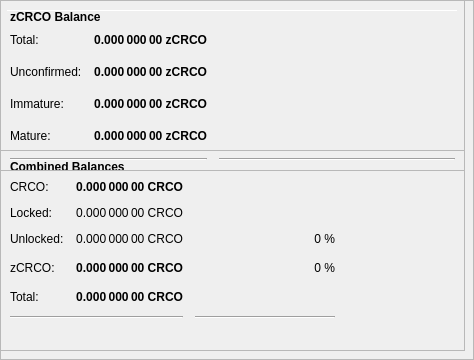
        <widget class="QFrame" name="frameObfuscation">
         <property name="minimumSize">
          <size>
           <width>0</width>
           <height>350</height>
          </size>
         </property>
         <property name="layoutDirection">
          <enum>Qt::LeftToRight</enum>
         </property>
         <property name="frameShape">
          <enum>QFrame::StyledPanel</enum>
         </property>
         <property name="frameShadow">
          <enum>QFrame::Raised</enum>
         </property>
         <widget class="QPushButton" name="runAutoDenom">
          <property name="geometry">
           <rect>
            <x>251</x>
            <y>17</y>
            <width>1</width>
            <height>1</height>
           </rect>
          </property>
          <property name="palette">
           <palette>
            <active>
             <colorrole role="WindowText">
              <brush brushstyle="SolidPattern">
               <color alpha="255">
                <red>0</red>
                <green>0</green>
                <blue>0</blue>
               </color>
              </brush>
             </colorrole>
             <colorrole role="Button">
              <brush brushstyle="SolidPattern">
               <color alpha="255">
                <red>239</red>
                <green>238</green>
                <blue>238</blue>
               </color>
              </brush>
             </colorrole>
             <colorrole role="Light">
              <brush brushstyle="SolidPattern">
               <color alpha="255">
                <red>255</red>
                <green>255</green>
                <blue>255</blue>
               </color>
              </brush>
             </colorrole>
             <colorrole role="Midlight">
              <brush brushstyle="SolidPattern">
               <color alpha="255">
                <red>247</red>
                <green>246</green>
                <blue>246</blue>
               </color>
              </brush>
             </colorrole>
             <colorrole role="Dark">
              <brush brushstyle="SolidPattern">
               <color alpha="255">
                <red>119</red>
                <green>119</green>
                <blue>119</blue>
               </color>
              </brush>
             </colorrole>
             <colorrole role="Mid">
              <brush brushstyle="SolidPattern">
               <color alpha="255">
                <red>159</red>
                <green>159</green>
                <blue>159</blue>
               </color>
              </brush>
             </colorrole>
             <colorrole role="Text">
              <brush brushstyle="SolidPattern">
               <color alpha="255">
                <red>0</red>
                <green>0</green>
                <blue>0</blue>
               </color>
              </brush>
             </colorrole>
             <colorrole role="BrightText">
              <brush brushstyle="SolidPattern">
               <color alpha="255">
                <red>255</red>
                <green>255</green>
                <blue>255</blue>
               </color>
              </brush>
             </colorrole>
             <colorrole role="ButtonText">
              <brush brushstyle="SolidPattern">
               <color alpha="255">
                <red>0</red>
                <green>0</green>
                <blue>0</blue>
               </color>
              </brush>
             </colorrole>
             <colorrole role="Base">
              <brush brushstyle="SolidPattern">
               <color alpha="255">
                <red>255</red>
                <green>255</green>
                <blue>255</blue>
               </color>
              </brush>
             </colorrole>
             <colorrole role="Window">
              <brush brushstyle="SolidPattern">
               <color alpha="255">
                <red>239</red>
                <green>238</green>
                <blue>238</blue>
               </color>
              </brush>
             </colorrole>
             <colorrole role="Shadow">
              <brush brushstyle="SolidPattern">
               <color alpha="255">
                <red>0</red>
                <green>0</green>
                <blue>0</blue>
               </color>
              </brush>
             </colorrole>
             <colorrole role="AlternateBase">
              <brush brushstyle="SolidPattern">
               <color alpha="255">
                <red>247</red>
                <green>246</green>
                <blue>246</blue>
               </color>
              </brush>
             </colorrole>
             <colorrole role="ToolTipBase">
              <brush brushstyle="SolidPattern">
               <color alpha="255">
                <red>255</red>
                <green>255</green>
                <blue>220</blue>
               </color>
              </brush>
             </colorrole>
             <colorrole role="ToolTipText">
              <brush brushstyle="SolidPattern">
               <color alpha="255">
                <red>0</red>
                <green>0</green>
                <blue>0</blue>
               </color>
              </brush>
             </colorrole>
            </active>
            <inactive>
             <colorrole role="WindowText">
              <brush brushstyle="SolidPattern">
               <color alpha="255">
                <red>0</red>
                <green>0</green>
                <blue>0</blue>
               </color>
              </brush>
             </colorrole>
             <colorrole role="Button">
              <brush brushstyle="SolidPattern">
               <color alpha="255">
                <red>239</red>
                <green>238</green>
                <blue>238</blue>
               </color>
              </brush>
             </colorrole>
             <colorrole role="Light">
              <brush brushstyle="SolidPattern">
               <color alpha="255">
                <red>255</red>
                <green>255</green>
                <blue>255</blue>
               </color>
              </brush>
             </colorrole>
             <colorrole role="Midlight">
              <brush brushstyle="SolidPattern">
               <color alpha="255">
                <red>247</red>
                <green>246</green>
                <blue>246</blue>
               </color>
              </brush>
             </colorrole>
             <colorrole role="Dark">
              <brush brushstyle="SolidPattern">
               <color alpha="255">
                <red>119</red>
                <green>119</green>
                <blue>119</blue>
               </color>
              </brush>
             </colorrole>
             <colorrole role="Mid">
              <brush brushstyle="SolidPattern">
               <color alpha="255">
                <red>159</red>
                <green>159</green>
                <blue>159</blue>
               </color>
              </brush>
             </colorrole>
             <colorrole role="Text">
              <brush brushstyle="SolidPattern">
               <color alpha="255">
                <red>0</red>
                <green>0</green>
                <blue>0</blue>
               </color>
              </brush>
             </colorrole>
             <colorrole role="BrightText">
              <brush brushstyle="SolidPattern">
               <color alpha="255">
                <red>255</red>
                <green>255</green>
                <blue>255</blue>
               </color>
              </brush>
             </colorrole>
             <colorrole role="ButtonText">
              <brush brushstyle="SolidPattern">
               <color alpha="255">
                <red>0</red>
                <green>0</green>
                <blue>0</blue>
               </color>
              </brush>
             </colorrole>
             <colorrole role="Base">
              <brush brushstyle="SolidPattern">
               <color alpha="255">
                <red>255</red>
                <green>255</green>
                <blue>255</blue>
               </color>
              </brush>
             </colorrole>
             <colorrole role="Window">
              <brush brushstyle="SolidPattern">
               <color alpha="255">
                <red>239</red>
                <green>238</green>
                <blue>238</blue>
               </color>
              </brush>
             </colorrole>
             <colorrole role="Shadow">
              <brush brushstyle="SolidPattern">
               <color alpha="255">
                <red>0</red>
                <green>0</green>
                <blue>0</blue>
               </color>
              </brush>
             </colorrole>
             <colorrole role="AlternateBase">
              <brush brushstyle="SolidPattern">
               <color alpha="255">
                <red>247</red>
                <green>246</green>
                <blue>246</blue>
               </color>
              </brush>
             </colorrole>
             <colorrole role="ToolTipBase">
              <brush brushstyle="SolidPattern">
               <color alpha="255">
                <red>255</red>
                <green>255</green>
                <blue>220</blue>
               </color>
              </brush>
             </colorrole>
             <colorrole role="ToolTipText">
              <brush brushstyle="SolidPattern">
               <color alpha="255">
                <red>0</red>
                <green>0</green>
                <blue>0</blue>
               </color>
              </brush>
             </colorrole>
            </inactive>
            <disabled>
             <colorrole role="WindowText">
              <brush brushstyle="SolidPattern">
               <color alpha="255">
                <red>119</red>
                <green>119</green>
                <blue>119</blue>
               </color>
              </brush>
             </colorrole>
             <colorrole role="Button">
              <brush brushstyle="SolidPattern">
               <color alpha="255">
                <red>239</red>
                <green>238</green>
                <blue>238</blue>
               </color>
              </brush>
             </colorrole>
             <colorrole role="Light">
              <brush brushstyle="SolidPattern">
               <color alpha="255">
                <red>255</red>
                <green>255</green>
                <blue>255</blue>
               </color>
              </brush>
             </colorrole>
             <colorrole role="Midlight">
              <brush brushstyle="SolidPattern">
               <color alpha="255">
                <red>247</red>
                <green>246</green>
                <blue>246</blue>
               </color>
              </brush>
             </colorrole>
             <colorrole role="Dark">
              <brush brushstyle="SolidPattern">
               <color alpha="255">
                <red>119</red>
                <green>119</green>
                <blue>119</blue>
               </color>
              </brush>
             </colorrole>
             <colorrole role="Mid">
              <brush brushstyle="SolidPattern">
               <color alpha="255">
                <red>159</red>
                <green>159</green>
                <blue>159</blue>
               </color>
              </brush>
             </colorrole>
             <colorrole role="Text">
              <brush brushstyle="SolidPattern">
               <color alpha="255">
                <red>119</red>
                <green>119</green>
                <blue>119</blue>
               </color>
              </brush>
             </colorrole>
             <colorrole role="BrightText">
              <brush brushstyle="SolidPattern">
               <color alpha="255">
                <red>255</red>
                <green>255</green>
                <blue>255</blue>
               </color>
              </brush>
             </colorrole>
             <colorrole role="ButtonText">
              <brush brushstyle="SolidPattern">
               <color alpha="255">
                <red>119</red>
                <green>119</green>
                <blue>119</blue>
               </color>
              </brush>
             </colorrole>
             <colorrole role="Base">
              <brush brushstyle="SolidPattern">
               <color alpha="255">
                <red>239</red>
                <green>238</green>
                <blue>238</blue>
               </color>
              </brush>
             </colorrole>
             <colorrole role="Window">
              <brush brushstyle="SolidPattern">
               <color alpha="255">
                <red>239</red>
                <green>238</green>
                <blue>238</blue>
               </color>
              </brush>
             </colorrole>
             <colorrole role="Shadow">
              <brush brushstyle="SolidPattern">
               <color alpha="255">
                <red>0</red>
                <green>0</green>
                <blue>0</blue>
               </color>
              </brush>
             </colorrole>
             <colorrole role="AlternateBase">
              <brush brushstyle="SolidPattern">
               <color alpha="255">
                <red>239</red>
                <green>238</green>
                <blue>238</blue>
               </color>
              </brush>
             </colorrole>
             <colorrole role="ToolTipBase">
              <brush brushstyle="SolidPattern">
               <color alpha="255">
                <red>255</red>
                <green>255</green>
                <blue>220</blue>
               </color>
              </brush>
             </colorrole>
             <colorrole role="ToolTipText">
              <brush brushstyle="SolidPattern">
               <color alpha="255">
                <red>0</red>
                <green>0</green>
                <blue>0</blue>
               </color>
              </brush>
             </colorrole>
            </disabled>
           </palette>
          </property>
          <property name="focusPolicy">
           <enum>Qt::NoFocus</enum>
          </property>
          <property name="autoFillBackground">
           <bool>true</bool>
          </property>
          <property name="text">
           <string/>
          </property>
          <property name="flat">
           <bool>true</bool>
          </property>
         </widget>
         <widget class="Line" name="line">
          <property name="geometry">
           <rect>
            <x>7</x>
            <y>10</y>
            <width>451</width>
            <height>1</height>
           </rect>
          </property>
          <property name="orientation">
           <enum>Qt::Horizontal</enum>
          </property>
         </widget>
         <widget class="QFrame" name="frame_3">
          <property name="geometry">
           <rect>
            <x>0</x>
            <y>150</y>
            <width>465</width>
            <height>201</height>
           </rect>
          </property>
          <property name="frameShape">
           <enum>QFrame::StyledPanel</enum>
          </property>
          <property name="frameShadow">
           <enum>QFrame::Raised</enum>
          </property>
          <layout class="QVBoxLayout" name="verticalLayout_5">
           <item>
            <layout class="QHBoxLayout" name="horizontalLayout_5" stretch="0">
             <item>
              <widget class="QLabel" name="label_5z">
               <property name="maximumSize">
                <size>
                 <width>16777215</width>
                 <height>20</height>
                </size>
               </property>
               <property name="font">
                <font>
                 <weight>75</weight>
                 <bold>true</bold>
                </font>
               </property>
               <property name="toolTip">
                <string>Combined Balances (including unconfirmed and immature coins)</string>
               </property>
               <property name="text">
                <string>&lt;html&gt;&lt;head/&gt;&lt;body&gt;&lt;p&gt;Combined Balances&lt;/p&gt;&lt;/body&gt;&lt;/html&gt;</string>
               </property>
              </widget>
             </item>
            </layout>
           </item>
           <item>
            <layout class="QGridLayout" name="gridLayout_3">
             <property name="spacing">
              <number>12</number>
             </property>
             <item row="7" column="0" colspan="2">
              <widget class="Line" name="lineSpendableBalance_3">
               <property name="orientation">
                <enum>Qt::Horizontal</enum>
               </property>
              </widget>
             </item>
             <item row="7" column="2">
              <widget class="Line" name="lineWatchBalance_3">
               <property name="sizePolicy">
                <sizepolicy hsizetype="Preferred" vsizetype="Fixed">
                 <horstretch>0</horstretch>
                 <verstretch>0</verstretch>
                </sizepolicy>
               </property>
               <property name="minimumSize">
                <size>
                 <width>140</width>
                 <height>0</height>
                </size>
               </property>
               <property name="orientation">
                <enum>Qt::Horizontal</enum>
               </property>
              </widget>
             </item>
             <item row="4" column="1">
              <widget class="QLabel" name="labelzBalancez">
               <property name="font">
                <font>
                 <weight>75</weight>
                 <bold>true</bold>
                </font>
               </property>
               <property name="cursor">
                <cursorShape>IBeamCursor</cursorShape>
               </property>
               <property name="toolTip">
                <string>Total of transactions that have yet to be confirmed, and do not yet count toward the spendable balance</string>
               </property>
               <property name="text">
                <string notr="true">0.000 000 00 CRCO</string>
               </property>
               <property name="alignment">
                <set>Qt::AlignRight|Qt::AlignTrailing|Qt::AlignVCenter</set>
               </property>
               <property name="textInteractionFlags">
                <set>Qt::LinksAccessibleByMouse|Qt::TextSelectableByKeyboard|Qt::TextSelectableByMouse</set>
               </property>
              </widget>
             </item>
             <item row="6" column="1">
              <widget class="QLabel" name="labelTotalz">
               <property name="font">
                <font>
                 <weight>75</weight>
                 <bold>true</bold>
                </font>
               </property>
               <property name="cursor">
                <cursorShape>IBeamCursor</cursorShape>
               </property>
               <property name="toolTip">
                <string>Total Balance, including unconfirmed and immature coins.</string>
               </property>
               <property name="text">
                <string notr="true">0.000 000 00 CRCO</string>
               </property>
               <property name="alignment">
                <set>Qt::AlignRight|Qt::AlignTrailing|Qt::AlignVCenter</set>
               </property>
               <property name="textInteractionFlags">
                <set>Qt::LinksAccessibleByMouse|Qt::TextSelectableByKeyboard|Qt::TextSelectableByMouse</set>
               </property>
              </widget>
             </item>
             <item row="4" column="3">
              <spacer name="horizontalSpacer_6">
               <property name="orientation">
                <enum>Qt::Horizontal</enum>
               </property>
               <property name="sizeHint" stdset="0">
                <size>
                 <width>40</width>
                 <height>20</height>
                </size>
               </property>
              </spacer>
             </item>
             <item row="6" column="0">
              <widget class="QLabel" name="labelTotalTextz">
               <property name="text">
                <string>Total:</string>
               </property>
              </widget>
             </item>
             <item row="1" column="0">
              <widget class="QLabel" name="labelBalanceTextz">
               <property name="text">
                <string>CRCO:</string>
               </property>
              </widget>
             </item>
             <item row="1" column="1">
              <widget class="QLabel" name="labelBalancez">
               <property name="font">
                <font>
                 <weight>75</weight>
                 <bold>true</bold>
                </font>
               </property>
               <property name="cursor">
                <cursorShape>IBeamCursor</cursorShape>
               </property>
               <property name="toolTip">
                <string>Your current spendable balance</string>
               </property>
               <property name="text">
                <string notr="true">0.000 000 00 CRCO</string>
               </property>
               <property name="alignment">
                <set>Qt::AlignRight|Qt::AlignTrailing|Qt::AlignVCenter</set>
               </property>
               <property name="textInteractionFlags">
                <set>Qt::LinksAccessibleByMouse|Qt::TextSelectableByKeyboard|Qt::TextSelectableByMouse</set>
               </property>
              </widget>
             </item>
             <item row="4" column="0">
              <widget class="QLabel" name="labelzBalanceTextz">
               <property name="toolTip">
                <string/>
               </property>
               <property name="text">
                <string>zCRCO:</string>
               </property>
              </widget>
             </item>
             <item row="4" column="2">
              <widget class="QLabel" name="labelzCRCOPercent">
               <property name="toolTip">
                <string>Current percentage of zCRCO.
If AutoMint is enabled this percentage will settle around the configured AutoMint percentage (default = 10%)</string>
               </property>
               <property name="text">
                <string>0 %</string>
               </property>
               <property name="alignment">
                <set>Qt::AlignRight|Qt::AlignTrailing|Qt::AlignVCenter</set>
               </property>
              </widget>
             </item>
             <item row="6" column="2">
              <widget class="QLabel" name="label100Percent">
               <property name="text">
                <string/>
               </property>
               <property name="alignment">
                <set>Qt::AlignRight|Qt::AlignTrailing|Qt::AlignVCenter</set>
               </property>
              </widget>
             </item>
             <item row="2" column="1">
              <widget class="QLabel" name="labelLockedBalance">
               <property name="toolTip">
                <string>Locked CRCO or Masternode collaterals. These are excluded from zCRCO minting.</string>
               </property>
               <property name="text">
                <string>0.000 000 00 CRCO</string>
               </property>
               <property name="alignment">
                <set>Qt::AlignRight|Qt::AlignTrailing|Qt::AlignVCenter</set>
               </property>
              </widget>
             </item>
             <item row="2" column="0">
              <widget class="QLabel" name="labelLockedBalanceText">
               <property name="toolTip">
                <string>Locked CRCO or Masternode collaterals. These are excluded from zCRCO minting.</string>
               </property>
               <property name="text">
                <string>Locked:</string>
               </property>
              </widget>
             </item>
             <item row="3" column="0">
              <widget class="QLabel" name="labelUnLockedBalanceText">
               <property name="toolTip">
                <string>Unlocked CRCOs. These can be used for zCRCO minting.</string>
               </property>
               <property name="text">
                <string>Unlocked:</string>
               </property>
              </widget>
             </item>
             <item row="3" column="1">
              <widget class="QLabel" name="labelUnLockedBalance">
               <property name="toolTip">
                <string>Unlocked CRCOs. These can be used for zCRCO minting.</string>
               </property>
               <property name="text">
                <string>0.000 000 00 CRCO</string>
               </property>
               <property name="alignment">
                <set>Qt::AlignRight|Qt::AlignTrailing|Qt::AlignVCenter</set>
               </property>
              </widget>
             </item>
             <item row="3" column="2">
              <widget class="QLabel" name="labelCRCOPercent">
               <property name="text">
                <string>0 %</string>
               </property>
               <property name="alignment">
                <set>Qt::AlignRight|Qt::AlignTrailing|Qt::AlignVCenter</set>
               </property>
              </widget>
             </item>
            </layout>
           </item>
           <item>
            <spacer name="verticalSpacer">
             <property name="orientation">
              <enum>Qt::Vertical</enum>
             </property>
             <property name="sizeHint" stdset="0">
              <size>
               <width>20</width>
               <height>40</height>
              </size>
             </property>
            </spacer>
           </item>
          </layout>
         </widget>
         <widget class="QFrame" name="frame_4">
          <property name="geometry">
           <rect>
            <x>0</x>
            <y>0</y>
            <width>465</width>
            <height>171</height>
           </rect>
          </property>
          <property name="frameShape">
           <enum>QFrame::StyledPanel</enum>
          </property>
          <property name="frameShadow">
           <enum>QFrame::Raised</enum>
          </property>
          <layout class="QVBoxLayout" name="verticalLayout_7">
           <item>
            <layout class="QHBoxLayout" name="horizontalLayout_8" stretch="0">
             <item>
              <widget class="QLabel" name="label_5z_3">
               <property name="maximumSize">
                <size>
                 <width>16777215</width>
                 <height>20</height>
                </size>
               </property>
               <property name="font">
                <font>
                 <weight>75</weight>
                 <bold>true</bold>
                </font>
               </property>
               <property name="text">
                <string>zCRCO Balance</string>
               </property>
              </widget>
             </item>
            </layout>
           </item>
           <item>
            <layout class="QGridLayout" name="gridLayout_5">
             <property name="spacing">
              <number>12</number>
             </property>
             <item row="4" column="0">
              <widget class="QLabel" name="labelzBalanceMatureText">
               <property name="toolTip">
                <string>Mature: more than 20 confirmation and more than 1 mints of the same denomination after it was minted.
These zCRCO are spendable.</string>
               </property>
               <property name="text">
                <string>Mature:</string>
               </property>
              </widget>
             </item>
             <item row="5" column="0" colspan="2">
              <widget class="Line" name="lineSpendableBalance_5">
               <property name="orientation">
                <enum>Qt::Horizontal</enum>
               </property>
              </widget>
             </item>
             <item row="1" column="1">
              <widget class="QLabel" name="labelzBalance">
               <property name="font">
                <font>
                 <weight>75</weight>
                 <bold>true</bold>
                </font>
               </property>
               <property name="cursor">
                <cursorShape>IBeamCursor</cursorShape>
               </property>
               <property name="toolTip">
                <string>All available zCRCO, unconfirmed and immature zCRCO included.</string>
               </property>
               <property name="text">
                <string notr="true">0.000 000 00 zCRCO</string>
               </property>
               <property name="alignment">
                <set>Qt::AlignRight|Qt::AlignTrailing|Qt::AlignVCenter</set>
               </property>
               <property name="textInteractionFlags">
                <set>Qt::LinksAccessibleByMouse|Qt::TextSelectableByKeyboard|Qt::TextSelectableByMouse</set>
               </property>
              </widget>
             </item>
             <item row="5" column="2">
              <widget class="Line" name="lineWatchBalance_5">
               <property name="sizePolicy">
                <sizepolicy hsizetype="Preferred" vsizetype="Fixed">
                 <horstretch>0</horstretch>
                 <verstretch>0</verstretch>
                </sizepolicy>
               </property>
               <property name="minimumSize">
                <size>
                 <width>140</width>
                 <height>0</height>
                </size>
               </property>
               <property name="orientation">
                <enum>Qt::Horizontal</enum>
               </property>
              </widget>
             </item>
             <item row="1" column="0">
              <widget class="QLabel" name="labelzBalanceText">
               <property name="toolTip">
                <string>All available zCRCO, unconfirmed and immature zCRCO included.</string>
               </property>
               <property name="text">
                <string>Total:</string>
               </property>
              </widget>
             </item>
             <item row="1" column="2">
              <spacer name="horizontalSpacer_8">
               <property name="orientation">
                <enum>Qt::Horizontal</enum>
               </property>
               <property name="sizeHint" stdset="0">
                <size>
                 <width>40</width>
                 <height>20</height>
                </size>
               </property>
              </spacer>
             </item>
             <item row="4" column="2">
              <spacer name="horizontalSpacer_4">
               <property name="orientation">
                <enum>Qt::Horizontal</enum>
               </property>
               <property name="sizeHint" stdset="0">
                <size>
                 <width>40</width>
                 <height>20</height>
                </size>
               </property>
              </spacer>
             </item>
             <item row="4" column="1">
              <widget class="QLabel" name="labelzBalanceMature">
               <property name="font">
                <font>
                 <weight>75</weight>
                 <bold>true</bold>
                </font>
               </property>
               <property name="toolTip">
                <string>Mature: more than 20 confirmation and more than 1 mints of the same denomination after it was minted.
These zCRCO are spendable.</string>
               </property>
               <property name="text">
                <string>0.000 000 00 zCRCO</string>
               </property>
               <property name="alignment">
                <set>Qt::AlignRight|Qt::AlignTrailing|Qt::AlignVCenter</set>
               </property>
              </widget>
             </item>
             <item row="2" column="0">
              <widget class="QLabel" name="labelzBalanceUnconfirmedText">
               <property name="toolTip">
                <string>Unconfirmed: less than 20 confirmations
Immature: confirmed, but less than 1 mints of the same denomination after it was minted</string>
               </property>
               <property name="text">
                <string>Unconfirmed:</string>
               </property>
              </widget>
             </item>
             <item row="2" column="1">
              <widget class="QLabel" name="labelzBalanceUnconfirmed">
               <property name="font">
                <font>
                 <weight>75</weight>
                 <bold>true</bold>
                </font>
               </property>
               <property name="toolTip">
                <string>Unconfirmed: less than 20 confirmations
Immature: confirmed, but less than 1 mints of the same denomination after it was minted</string>
               </property>
               <property name="text">
                <string>0.000 000 00 zCRCO</string>
               </property>
               <property name="alignment">
                <set>Qt::AlignRight|Qt::AlignTrailing|Qt::AlignVCenter</set>
               </property>
              </widget>
             </item>
             <item row="2" column="2">
              <spacer name="horizontalSpacer_5">
               <property name="orientation">
                <enum>Qt::Horizontal</enum>
               </property>
               <property name="sizeHint" stdset="0">
                <size>
                 <width>40</width>
                 <height>20</height>
                </size>
               </property>
              </spacer>
             </item>
             <item row="3" column="0">
              <widget class="QLabel" name="labelzBalanceImmatureText">
               <property name="toolTip">
                <string>Unconfirmed: less than 20 confirmations
Immature: confirmed, but less than 1 mints of the same denomination after it was minted</string>
               </property>
               <property name="text">
                <string>Immature:</string>
               </property>
              </widget>
             </item>
             <item row="3" column="1">
              <widget class="QLabel" name="labelzBalanceImmature">
               <property name="font">
                <font>
                 <weight>75</weight>
                 <bold>true</bold>
                </font>
               </property>
               <property name="toolTip">
                <string>Unconfirmed: less than 20 confirmations
Immature: confirmed, but less than 1 mints of the same denomination after it was minted</string>
               </property>
               <property name="text">
                <string>0.000 000 00 zCRCO</string>
               </property>
               <property name="alignment">
                <set>Qt::AlignRight|Qt::AlignTrailing|Qt::AlignVCenter</set>
               </property>
              </widget>
             </item>
             <item row="3" column="2">
              <spacer name="horizontalSpacer_7">
               <property name="orientation">
                <enum>Qt::Horizontal</enum>
               </property>
               <property name="sizeHint" stdset="0">
                <size>
                 <width>40</width>
                 <height>20</height>
                </size>
               </property>
              </spacer>
             </item>
            </layout>
           </item>
          </layout>
         </widget>
        </widget>
